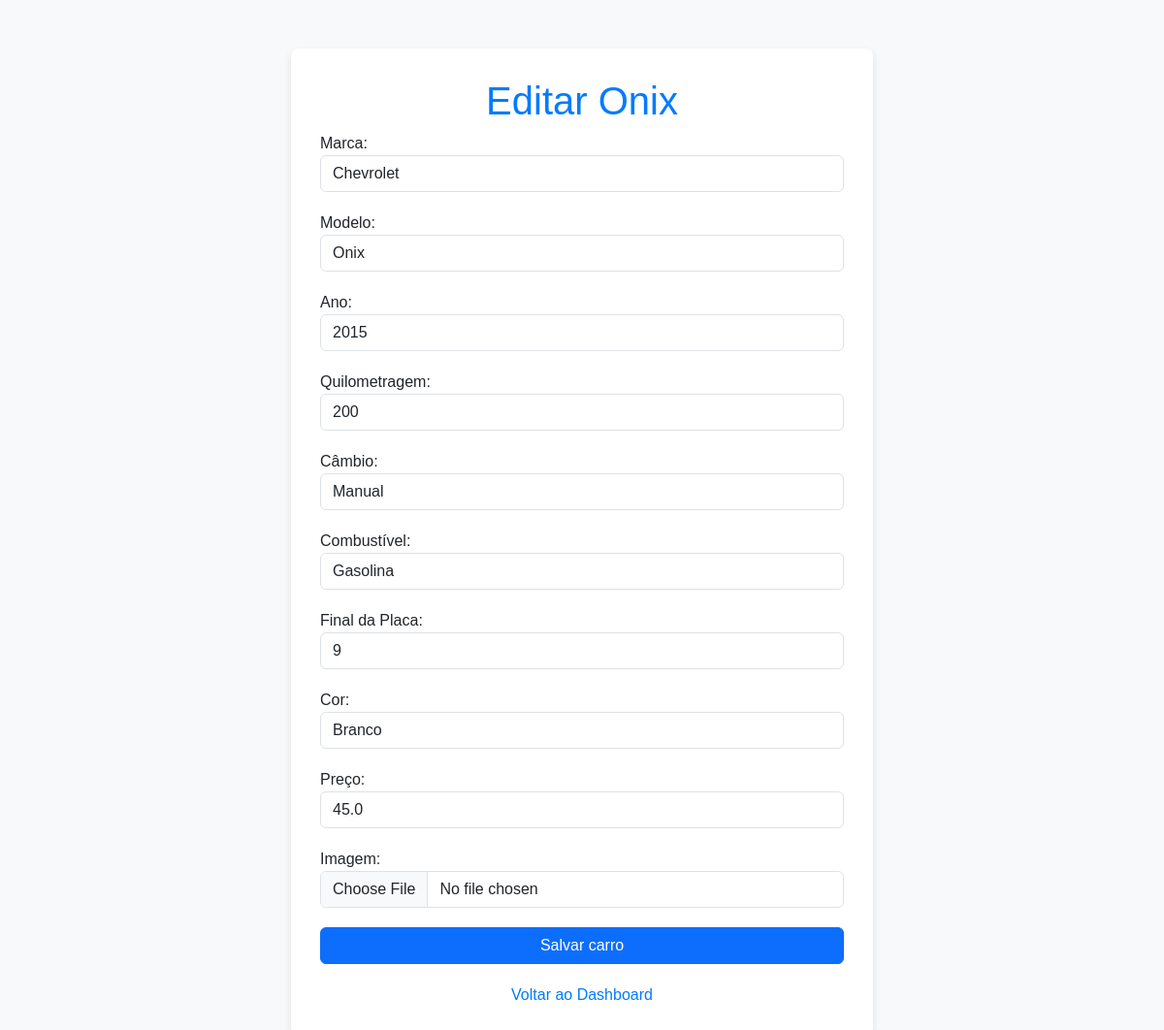
/cars/edit_car/1, run on the app's committed database.
### app/models.py (models this page shows, shortened)
class Car(db.Model):
    id = db.Column(db.Integer, primary_key=True)
    modelo = db.Column(db.String(100))
    marca = db.Column(db.String(100))
    ano = db.Column(db.Integer)
    km = db.Column(db.Integer)
    cambio = db.Column(db.String(100))
    combustivel = db.Column(db.String(100))
    final_da_placa = db.Column(db.String(100))
    cor = db.Column(db.String(100))
    preco = db.Column(db.Float)
    image_url = db.Column(db.String(200))

### app/routes/car_routes.py (the view, shortened to what this page needs)
@car_bp.route('/edit_car/<int:id>', methods=['GET', 'POST'])
def edit_car(id):
    car = Car.query.get(id)
    return render_template('edit_car.html', car=car)

### app/templates/edit_car.html (shortened to what this page needs)
<!DOCTYPE html>
<html lang="pt-br">
<head>
    <link href="https://cdn.jsdelivr.net/npm/bootstrap@5.3.0-alpha1/dist/css/bootstrap.min.css" rel="stylesheet">
    <link rel="stylesheet" href="{{ url_for('static', filename='css/style.css') }}">
</head>
<body>
<div class="container">
    <h1>Editar {{car.modelo}} </h1>
    <form method="POST" action="{{ url_for('car.edit_car', id=car.id) }}" enctype="multipart/form-data">
        <div class="form-group">
            <label for="marca">Marca:</label>
            <input type="text" id="marca" name="marca" class="form-control" required value="{{car.marca}}">
        </div>
        <div class="form-group">
            <label for="modelo">Modelo:</label>
            <input type="text" id="modelo" name="modelo" class="form-control" required value="{{car.modelo}}">
        </div>
        <div class="form-group">
            <label for="ano">Ano:</label>
            <input type="number" id="ano" name="ano" class="form-control" required value="{{car.ano}}">
        </div>
        <div class="form-group">
            <label for="km">Quilometragem:</label>
            <input type="number" id="km" name="km" class="form-control" required value="{{car.km}}">
        </div>
        <div class="form-group">
            <label for="cambio">Câmbio:</label>
            <select id="cambio" name="cambio" class="form-control" required value="{{car.cambio}}">
                <option value="manual">Manual</option>
                </select>
        </div>
        <div class="form-group">
            <label for="combustivel">Combustível:</label>
            <select id="combustivel" name="combustivel" class="form-control" required value="{{car.combustivel}}">
                <option value="gasolina">Gasolina</option>
            </select>
        </div>
        <div class="form-group">
            <label for="final_placa">Final da Placa:</label>
            <input type="number" id="final_placa" name="final_placa" class="form-control" required value="{{car.final_da_placa}}">
        </div>
        <div class="form-group">
            <label for="cor">Cor:</label>
            <select id="cor" name="cor" class="form-control" required value="{{car.cor}}">
                <option value="branco">Branco</option>
            </select>
        </div>
        <div class="form-group">
            <label for="preco">Preço:</label>
            <input type="number" id="preco" name="preco" class="form-control" required step="0.01" value="{{car.preco}}">
        </div>
        <div class="form-group">
            <label for="image">Imagem:</label>
            <input type="file" id="image" name="image" accept="image/*" class="form-control" >
        </div>
        <button type="submit" class="btn btn-primary">Salvar carro</button>
    </form>
    <a href="{{ url_for('car.dashboard') }}">Voltar ao Dashboard</a>
</div>
</body>
</html>

### app/static/css/style.css (style rules this page uses)
body { font-family: 'Arial', sans-serif; background-color: #f8f9fa; padding-top: 50px; }
.container { max-width: 600px; background-color: #fff; padding: 30px; border-radius: 8px; box-shadow: 0 4px 8px rgba(0, 0, 0, 0.1); }
h1 { text-align: center; color: #007bff; }
.form-group { margin-bottom: 20px; }
button { background-color: #007bff; color: white; border: none; padding: 10px 20px; border-radius: 5px; width: 100%; font-size: 16px; cursor: pointer; }
a { display: block; text-align: center; margin-top: 20px; text-decoration: none; color: #007bff; }

### data on the page
Car: modelo "Onix", marca "Chevrolet", ano "2015", km "200", cambio "Manual", combustivel "Gasolina", final_placa "9", cor "Branco", preco "45.0"
